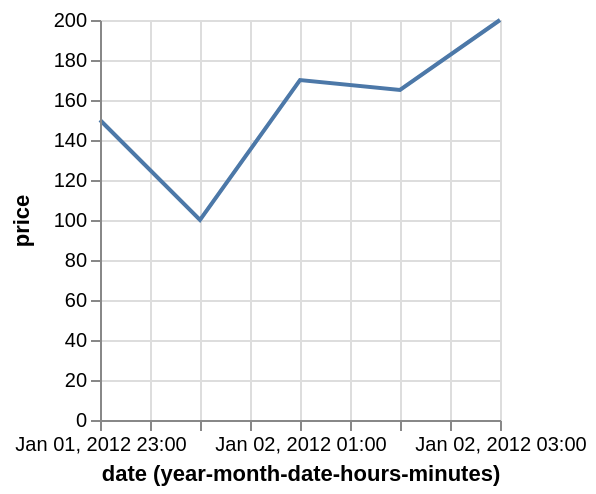

This figure's Vega-Lite source:
### Vega specification from a JSON file in a GitHub repository (floating-point values rounded to 4 significant figures)
{"$schema": "https://vega.github.io/schema/vega/v3.0.json", "description": "Google's stock price over time.", "autosize": "pad", "padding": 5, "width": 200, "height": 200, "style": "cell", "data": [{"name": "source_0", "values": [{"date": "Sun, 01 Jan 2012 23:00:00", "price": 150}, {"date": "Sun, 02 Jan 2012 00:00:00", "price": 100}, {"date": "Sun, 02 Jan 2012 01:00:00", "price": 170}, {"date": "Sun, 02 Jan 2012 02:00:00", "price": 165}, {"date": "Sun, 02 Jan 2012 03:00:00", "price": 200}]}, {"name": "data_0", "source": "source_0", "transform": [{"type": "formula", "expr": "toDate(datum[\"date\"])", "as": "date"}, {"type": "formula", "expr": "toNumber(datum[\"price\"])", "as": "price"}, {"type": "filter", "expr": "datum[\"date\"] !== null && !isNaN(datum[\"date\"]) && datum[\"price\"] !== null && !isNaN(datum[\"price\"])"}, {"type": "formula", "as": "utcyearmonthdatehoursminutes_date", "expr": "datetime(utcyear(datum[\"date\"]), utcmonth(datum[\"date\"]), utcdate(datum[\"date\"]), utchours(datum[\"date\"]), utcminutes(datum[\"date\"]), 0, 0)"}]}], "marks": [{"name": "marks", "type": "line", "style": ["line"], "sort": {"field": "datum[\"utcyearmonthdatehoursminutes_date\"]", "order": "descending"}, "from": {"data": "data_0"}, "encode": {"update": {"x": {"scale": "x", "field": "utcyearmonthdatehoursminutes_date"}, "y": {"scale": "y", "field": "price"}, "stroke": {"value": "#4c78a8"}}}}], "scales": [{"name": "x", "type": "time", "domain": {"data": "data_0", "field": "utcyearmonthdatehoursminutes_date"}, "range": [0, {"signal": "width"}]}, {"name": "y", "type": "linear", "domain": {"data": "data_0", "field": "price"}, "range": [{"signal": "height"}, 0], "nice": true, "zero": true}], "axes": [{"scale": "x", "orient": "bottom", "labelOverlap": true, "tickCount": {"signal": "ceil(width/30)"}, "title": "date (year-month-date-hours-minutes)", "zindex": 1, "encode": {"labels": {"update": {"text": {"signal": "timeFormat(datum.value, '%b %d, %Y %H:%M')"}}}}}, {"scale": "x", "orient": "bottom", "domain": false, "grid": true, "labels": false, "maxExtent": 0, "minExtent": 0, "tickCount": {"signal": "ceil(width/30)"}, "ticks": false, "zindex": 0, "gridScale": "y"}, {"scale": "y", "orient": "left", "labelOverlap": true, "tickCount": {"signal": "ceil(height/30)"}, "title": "price", "zindex": 1}, {"scale": "y", "orient": "left", "domain": false, "grid": true, "labels": false, "maxExtent": 0, "minExtent": 0, "tickCount": {"signal": "ceil(height/30)"}, "ticks": false, "zindex": 0, "gridScale": "x"}], "config": {"axisY": {"minExtent": 30}}}
